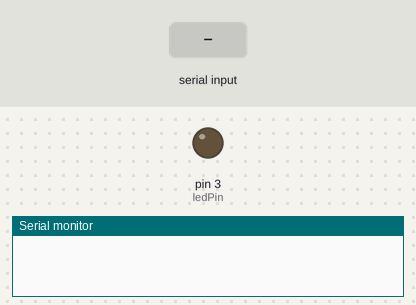
Bench run of a sketch on a simulated Arduino Uno, built with avr-gcc and run on an emulated ATmega328P. Shown: output pins drawn as LEDs (lit = HIGH), the last lines printed to the serial monitor. The test bench sets the inputs (shaded band).

Above: at 1.2 s.
1.3 s: "1" received over Serial
At 2.2 s:
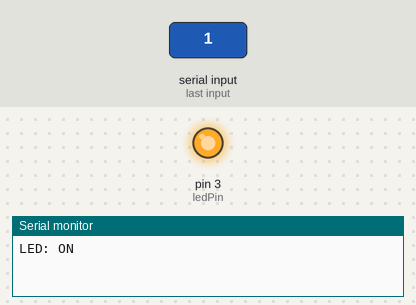
2.8 s: "0" received over Serial
At 3.3 s:
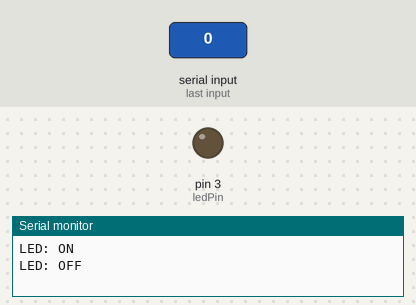
Timing chart, 0 to 5.8 s (numbered marks = the images above; inputs shaded):
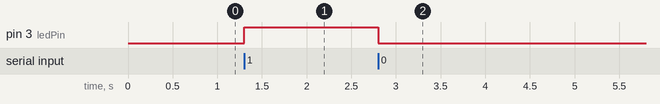

Measured:
- after the input at 1.3 s, pin 3 (ledPin): LOW → HIGH at once
- after the input at 2.8 s, pin 3 (ledPin): HIGH → LOW at once

The sketch:

btTest1.ino
```cpp
#define ledPin 3
int state = 0;
void setup() {
  pinMode(ledPin, OUTPUT);
  analogWrite(ledPin, 0);
  Serial.begin(9600); // Default communication rate of the Bluetooth module
}
void loop() {
  if(Serial.available() > 0){ // Checks whether data is comming from the serial port
    state = Serial.read(); // Reads the data from the serial port
 }
 if (state == '0') {
  analogWrite(ledPin, 0); // Turn LED OFF
  Serial.println("LED: OFF"); // Send back, to the phone, the String "LED: ON"
  state = 0;
 }
 else if (state == '1') {
  analogWrite(ledPin, 255);
  Serial.println("LED: ON");;
  state = 0;
 }
}
```
